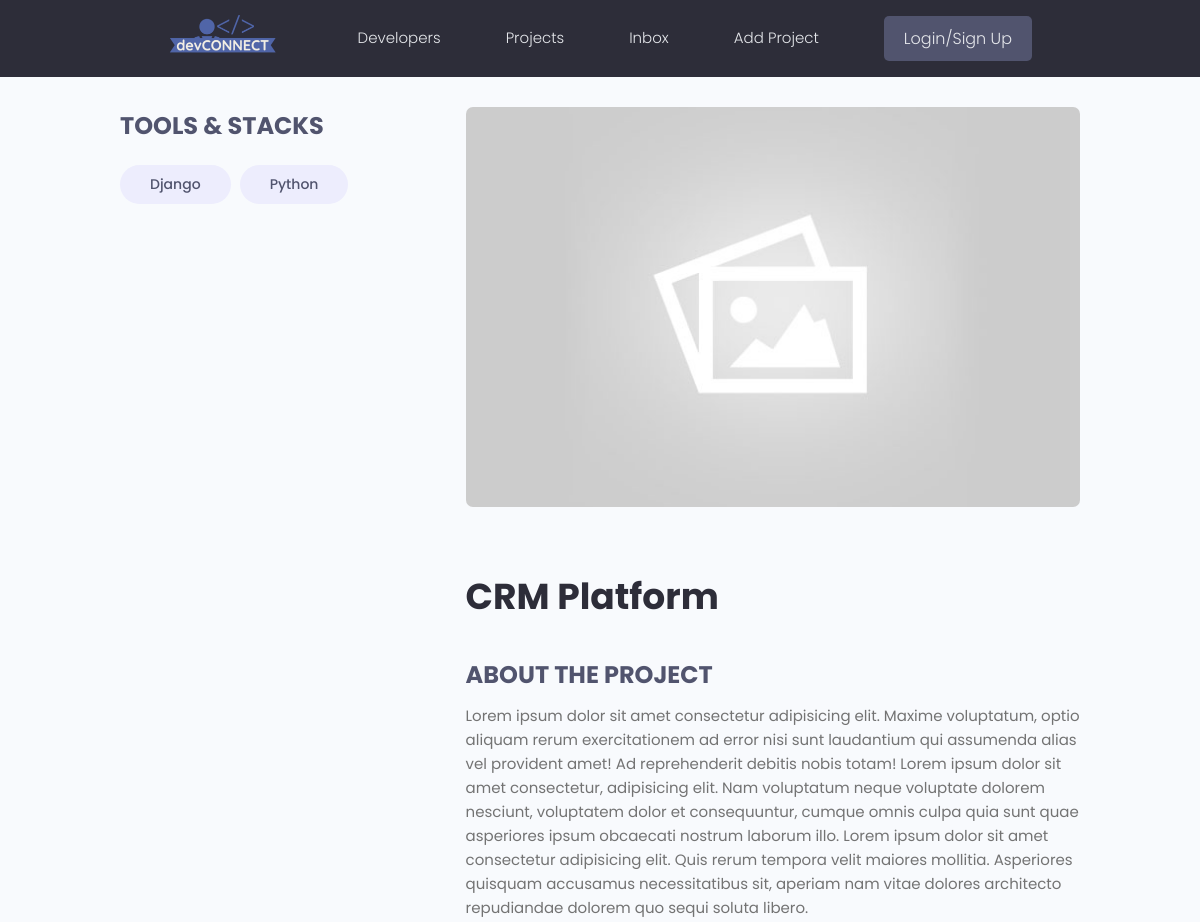
The app's page /projects/project/bef6efdd-8649-48f2-b625-36786ff7a524 (upper part), older data.
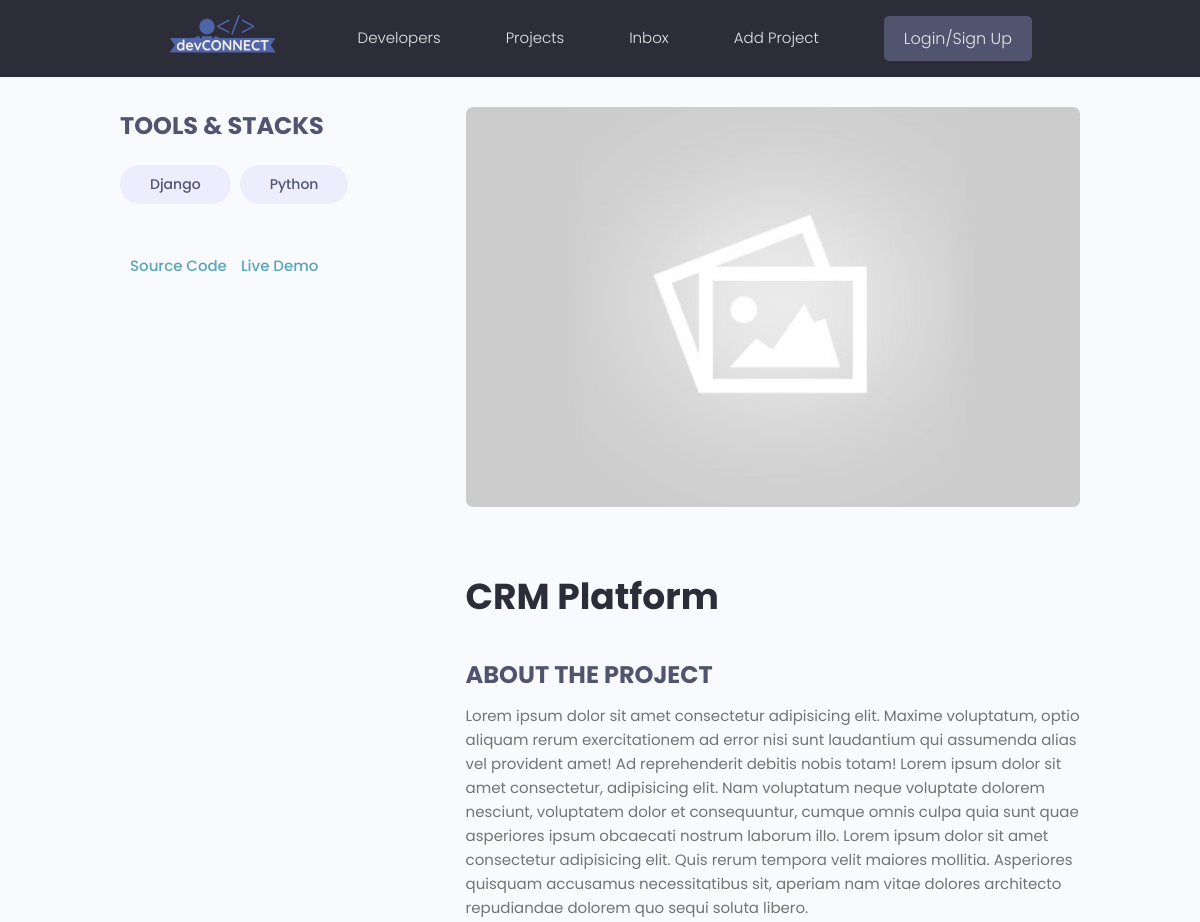
The same page, newer data.
### projects/views.py (the view)
# urls.py: path('project/<str:pk>', views.project, name="project"),
def project(request, pk):
    projectObj = Project.objects.get(id = pk)
    context = {'project' : projectObj}
    return render(request, 'projects/single-project.html', context)

### projects/models.py (called while the page is built)
    def __str__(self):
        return self.name

### projects/templates/projects/single-project.html (shortened to what this page needs)
{% extends 'main.html' %}
{% block content %}
<main class="singleProject my-md">
    <div class="container">
        <div class="layout">
            <div class="column column--1of3">
                <h3 class="singleProject__subtitle">Tools & Stacks</h3>
                <div class="singleProject__toolStack">
                    {% for tag in project.tags.all %}
                    <span class="tag tag--pill tag--sub tag--lg">
                        <small>{{tag}}</small>
                    </span>
                    {% endfor %}
                </div>
                {% if project.source_link %}
                <a class="singleProject__liveLink" href="#" target="_blank">Source Code
                </a>
                {% endif %}
                {% if project.demo_link %}
                <a class="singleProject__liveLink" href="#" target="_blank">Live Demo
                </a>
                {% endif %}
            </div>
            <div class="column column--2of3">
                <img class="singleProject__preview" src="{{project.featured_image.url}}" alt="Featured Image" />
                <h2 class="singleProject__title">{{project.title}}</h2>
                <h3 class="singleProject__subtitle">About the Project</h3>
                <div class="singleProject__info">
                    {{project.description}}
                </div>
            </div>
        </div>
    </div>
</main>
{% endblock content %}

Row changes from the older to the newer data that the page shows:
changed Project "CRM Platform": source_link empty → "github.com/imchandu1107" (drawn); demo_link empty → "youtube.com" (drawn)
Text that changed along with them:
text now shown: "Source Code Live Demo"
